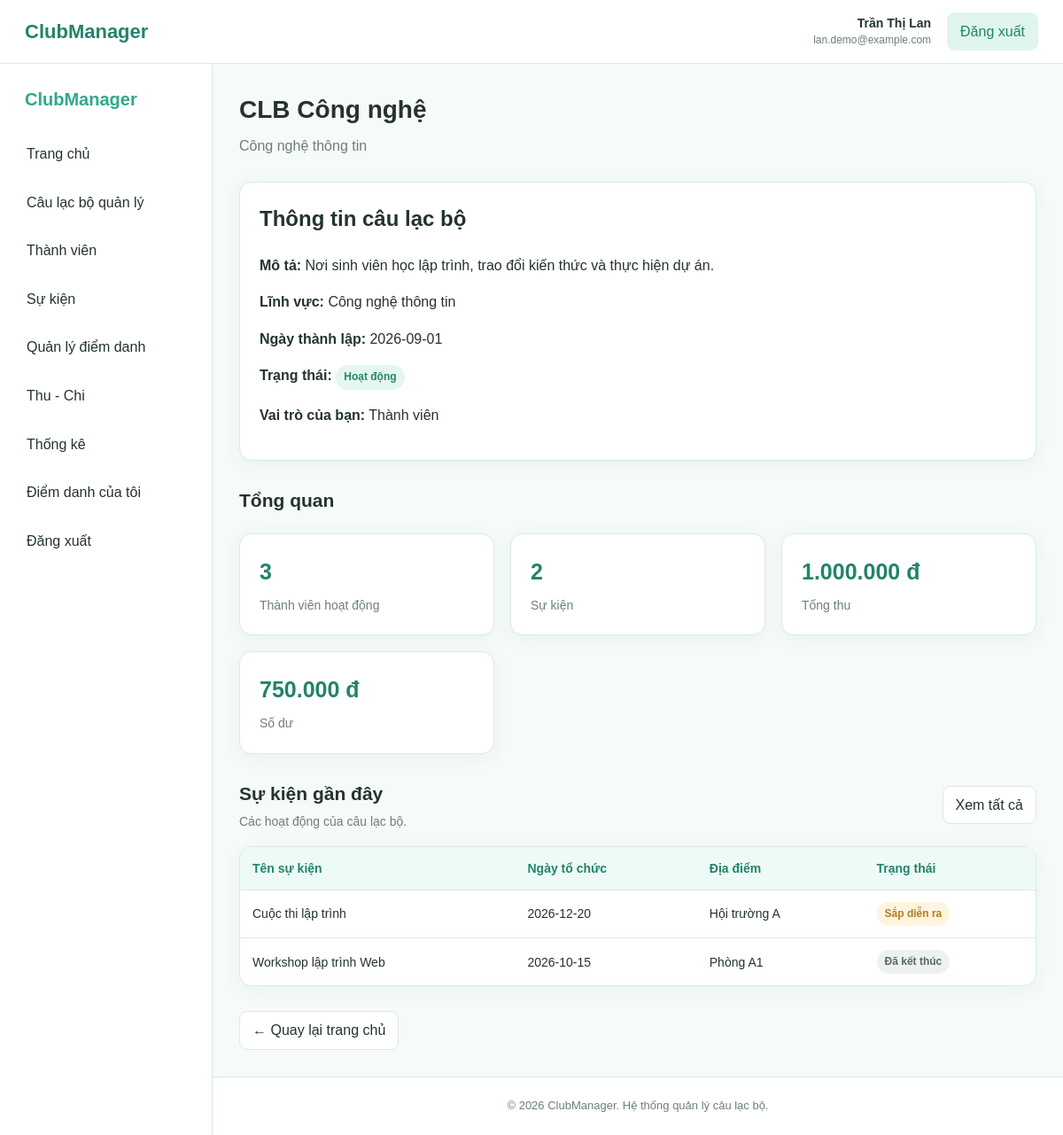
/chi-tiet-clb.php?id=1 (signed in), run on the app's committed database.
### tables this page shows
CREATE TABLE cau_lac_bo (
    id INT AUTO_INCREMENT PRIMARY KEY,

    ten_clb VARCHAR(150)
        NOT NULL,

    mo_ta TEXT,

    linh_vuc VARCHAR(100),

    ngay_thanh_lap DATE,

    trang_thai ENUM(
        'hoat_dong',
        'tam_dung'
    )
    NOT NULL DEFAULT 'hoat_dong',

    nguoi_tao_id INT
        NOT NULL,

    ngay_tao DATETIME
        NOT NULL DEFAULT CURRENT_TIMESTAMP,

    CONSTRAINT fk_clb_nguoi_tao
        FOREIGN KEY (nguoi_tao_id)
        REFERENCES nguoi_dung(id)
        ON UPDATE CASCADE
        ON DELETE RESTRICT
);

CREATE TABLE su_kien (
    id INT AUTO_INCREMENT PRIMARY KEY,

    cau_lac_bo_id INT
        NOT NULL,

    ten_su_kien VARCHAR(150)
        NOT NULL,

    mo_ta TEXT,

    ngay_to_chuc DATE
        NOT NULL,

    gio_bat_dau TIME,

    gio_ket_thuc TIME,

    dia_diem VARCHAR(200),

    trang_thai ENUM(
        'sap_dien_ra',
        'dang_dien_ra',
        'da_ket_thuc'
    )
    NOT NULL DEFAULT 'sap_dien_ra',

    nguoi_tao_id INT
        NOT NULL,

    ngay_tao DATETIME
        NOT NULL DEFAULT CURRENT_TIMESTAMP,

    CONSTRAINT fk_sukien_clb
        FOREIGN KEY (cau_lac_bo_id)
        REFERENCES cau_lac_bo(id)
        ON UPDATE CASCADE
        ON DELETE CASCADE,

    CONSTRAINT fk_sukien_nguoi_tao
        FOREIGN KEY (nguoi_tao_id)
        REFERENCES nguoi_dung(id)
        ON UPDATE CASCADE
        ON DELETE RESTRICT
);

### chi-tiet-clb.php (the view, shortened to what this page needs)
<?php
require_once 'config/database.php';
$userId = $_SESSION['user_id'];
$clbId = (int) ($_GET['id'] ?? 0);
$sqlClb = "
    SELECT DISTINCT
        clb.*,
        CASE
            WHEN clb.nguoi_tao_id = :user_id_1
            THEN 1
            ELSE 0
        END AS la_quan_ly,
        tg.vai_tro AS vai_tro_tham_gia
    FROM cau_lac_bo clb
    LEFT JOIN tham_gia_clb tg
        ON clb.id = tg.cau_lac_bo_id
        AND tg.nguoi_dung_id = :user_id_2
        AND tg.trang_thai = 'hoat_dong'
    WHERE clb.id = :clb_id
      AND (
            clb.nguoi_tao_id = :user_id_3
            OR tg.nguoi_dung_id = :user_id_4
      )
    LIMIT 1
";
$stmtClb = $pdo->prepare($sqlClb);
$stmtClb->execute([
    'user_id_1' => $userId,
    'user_id_2' => $userId,
    'clb_id' => $clbId,
    'user_id_3' => $userId,
    'user_id_4' => $userId
]);
$clb = $stmtClb->fetch();
$laQuanLy = (bool) $clb['la_quan_ly'];
$sqlThanhVien = "
    SELECT COUNT(*)
    FROM tham_gia_clb
    WHERE cau_lac_bo_id = :clb_id
      AND trang_thai = 'hoat_dong'
";
$stmtThanhVien = $pdo->prepare($sqlThanhVien);
$stmtThanhVien->execute([
    'clb_id' => $clbId
]);
$tongThanhVien = (int) $stmtThanhVien->fetchColumn();
$sqlSuKienCount = "
    SELECT COUNT(*)
    FROM su_kien
    WHERE cau_lac_bo_id = :clb_id
";
$stmtSuKienCount = $pdo->prepare($sqlSuKienCount);
$stmtSuKienCount->execute([
    'clb_id' => $clbId
]);
$tongSuKien = (int) $stmtSuKienCount->fetchColumn();
$sqlTaiChinh = "
    SELECT
        COALESCE(
            SUM(
                CASE
                    WHEN loai = 'thu'
                    THEN so_tien
                    ELSE 0
                END
            ),
            0
        ) AS tong_thu,
        COALESCE(
            SUM(
                CASE
                    WHEN loai = 'chi'
                    THEN so_tien
                    ELSE 0
                END
            ),
            0
        ) AS tong_chi
    FROM thu_chi
    WHERE cau_lac_bo_id = :clb_id
";
$stmtTaiChinh = $pdo->prepare($sqlTaiChinh);
$stmtTaiChinh->execute([
    'clb_id' => $clbId
]);
$taiChinh = $stmtTaiChinh->fetch();
$tongThu = (float) ($taiChinh['tong_thu'] ?? 0);
$tongChi = (float) ($taiChinh['tong_chi'] ?? 0);
$soDu = $tongThu - $tongChi;
$sqlSuKien = "
    SELECT *
    FROM su_kien
    WHERE cau_lac_bo_id = :clb_id
    ORDER BY
        ngay_to_chuc DESC,
        gio_bat_dau DESC
    LIMIT 5
";
$stmtSuKien = $pdo->prepare($sqlSuKien);
$stmtSuKien->execute([
    'clb_id' => $clbId
]);
$danhSachSuKien = $stmtSuKien->fetchAll();
?>
<?php require_once 'includes/header.php'; ?>
<div class="app-layout">
    <?php require_once 'includes/sidebar.php'; ?>
    <main class="main-content">
        <section class="page-header">
            <div>
                <h1>
                    <?= htmlspecialchars($clb['ten_clb']) ?>
                </h1>
                <p>
                    <?= htmlspecialchars($clb['linh_vuc']) ?>
                </p>
            </div>
        </section>
        <section class="content-section">
            <div class="card">
                <h2>Thông tin câu lạc bộ</h2>
                <p>
                    <strong>Mô tả:</strong>
                    <?= htmlspecialchars($clb['mo_ta'] ?? '') ?>
                </p>
                <p>
                    <strong>Lĩnh vực:</strong>
                    <?= htmlspecialchars($clb['linh_vuc']) ?>
                </p>
                <p>
                    <strong>Ngày thành lập:</strong>
                    <?php if (!empty($clb['ngay_thanh_lap'])): ?>
                        <?= htmlspecialchars($clb['ngay_thanh_lap']) ?>
                    <?php else: ?>
                        Chưa cập nhật
                    <?php endif; ?>
                </p>
                <p>
                    <strong>Trạng thái:</strong>
                    <?php if ($clb['trang_thai'] === 'hoat_dong'): ?>
                        <span class="badge badge-success">
                            Hoạt động
                        </span>
                    <?php else: ?>
                        <span class="badge badge-warning">
                            Tạm dừng
                        </span>
                    <?php endif; ?>
                </p>
                <?php if (!$laQuanLy): ?>
                    <p>
                        <strong>Vai trò của bạn:</strong>
                        <?php
                        switch ($clb['vai_tro_tham_gia']) {
                            default:
                                echo 'Thành viên';
                                break;
                        }
                        ?>
                    </p>
                <?php endif; ?>
            </div>
        </section>
        <section class="content-section">
            <div class="section-header">
                <h2>Tổng quan</h2>
            </div>
            <div class="dashboard-cards">
                <div class="stat-card">
                    <h3>
                        <?= $tongThanhVien ?>
                    </h3>
                    <p>
                        Thành viên hoạt động
                    </p>
                </div>
                <div class="stat-card">
                    <h3>
                        <?= $tongSuKien ?>
                    </h3>
                    <p>
                        Sự kiện
                    </p>
                </div>
                <div class="stat-card">
                    <h3>
                        <?= number_format(
                            $tongThu,
                            0,
                            ',',
                            '.'
                        ) ?> đ
                    </h3>
                    <p>
                        Tổng thu
                    </p>
                </div>
                <div class="stat-card">
                    <h3>
                        <?= number_format(
                            $soDu,
                            0,
                            ',',
                            '.'
                        ) ?> đ
                    </h3>
                    <p>
                        Số dư
                    </p>
                </div>
            </div>
        </section>
        <section class="content-section">
            <div class="section-header">
                <div>
                    <h2>Sự kiện gần đây</h2>
                    <p>
                        Các hoạt động của câu lạc bộ.
                    </p>
                </div>
                <a
                    href="su-kien.php?clb_id=<?= $clbId ?>"
                    class="btn"
                >
                    Xem tất cả
                </a>
            </div>
            <?php if (!empty($danhSachSuKien)): ?>
                <div class="table-wrapper">
                    <table>
                        <thead>
                            <tr>
                                <th>Tên sự kiện</th>
                                <th>Ngày tổ chức</th>
                                <th>Địa điểm</th>
                                <th>Trạng thái</th>
                            </tr>
                        </thead>
                        <tbody>
                            <?php foreach ($danhSachSuKien as $sk): ?>
                                <tr>
                                    <td>
                                        <?= htmlspecialchars($sk['ten_su_kien']) ?>
                                    </td>
                                    <td>
                                        <?= htmlspecialchars($sk['ngay_to_chuc']) ?>
                                    </td>
                                    <td>
                                        <?= htmlspecialchars($sk['dia_diem'] ?? '') ?>
                                    </td>
                                    <td>
                                        <?php if ($sk['trang_thai'] === 'sap_dien_ra'): ?>
                                            <span class="badge badge-warning">
                                                Sắp diễn ra
                                            </span>
                                        <?php elseif ($sk['trang_thai'] === 'dang_dien_ra'): ?>
                                            <span class="badge badge-success">
                                                Đang diễn ra
                                            </span>
                                        <?php else: ?>
                                            <span class="badge">
                                                Đã kết thúc
                                            </span>
                                        <?php endif; ?>
                                    </td>
                                </tr>
                            <?php endforeach; ?>
                        </tbody>
                    </table>
                </div>
            <?php endif; ?>
        </section>
        <section class="content-section">
            <a
                href="index.php"
                class="btn"
            >
                ← Quay lại trang chủ
            </a>
        </section>
    </main>
</div>
<?php require_once 'includes/footer.php'; ?>

### css/style.css (style rules this page uses)
:root { --primary: #2fa889; --primary-dark: #23836b; --primary-light: #dff5ee; --primary-soft: #eefaf6; --white: #ffffff; --background: #f6faf9; --text: #24332f; --text-light: #6d7f79; --border: #dce9e4; --success: #278563; --success-bg: #e4f6ef; --warning: #b57b22; --warning-bg: #fff4df; --danger: #c85353; --danger-bg: #fdeaea; --shadow: 0 4px 18px rgba(47, 168, 137, 0.08); --radius: 14px; --topbar-height: 72px; --sidebar-width: 240px; }
* { box-sizing: border-box; }
html { margin: 0; padding: 0; width: 100%; scroll-behavior: smooth; }
body { margin: 0; padding: 0; width: 100%; min-height: 100vh; font-family: Arial, Helvetica, sans-serif; background: var(--background); color: var(--text); line-height: 1.6; }
a { color: inherit; text-decoration: none; }
.app-layout { display: block; width: 100%; max-width: none; min-height: 100vh; padding-top: var(--topbar-height); }
.main-content { display: block; width: calc(100% - var(--sidebar-width)); max-width: none; min-width: 0; min-height: calc(100vh - var(--topbar-height)); margin-left: var(--sidebar-width); margin-right: 0; padding: 30px; }
.page-header { display: flex; align-items: center; justify-content: space-between; width: 100%; gap: 20px; margin-bottom: 24px; }
.page-header > div { min-width: 0; }
.page-header h1 { margin: 0 0 5px; font-size: 28px; color: var(--text); }
.page-header p { margin: 0; color: var(--text-light); }
.content-section { width: 100%; margin-top: 28px; }
.section-header { display: flex; align-items: center; justify-content: space-between; width: 100%; gap: 20px; margin-bottom: 16px; }
.section-header h2 { margin: 0 0 4px; font-size: 21px; }
.section-header p { margin: 0; color: var(--text-light); font-size: 14px; }
.btn { display: inline-flex; align-items: center; justify-content: center; min-height: 38px; padding: 8px 14px; border: 1px solid var(--border); border-radius: 9px; background: var(--white); color: var(--text); cursor: pointer; transition: 0.2s; white-space: nowrap; }
.card { width: 100%; background: var(--white); border: 1px solid var(--border); border-radius: var(--radius); padding: 22px; box-shadow: var(--shadow); }
.card h2, .card h3 { margin-top: 0; }
.dashboard-cards { display: grid; width: 100%; grid-template-columns: repeat(3, minmax(0, 1fr)); gap: 18px; margin-bottom: 24px; }
.stat-card { min-width: 0; background: var(--white); border: 1px solid var(--border); border-radius: var(--radius); padding: 22px; box-shadow: var(--shadow); }
.stat-card h3 { margin: 0 0 7px; color: var(--primary-dark); font-size: 25px; word-break: break-word; }
.stat-card p { margin: 0; color: var(--text-light); font-size: 14px; }
.table-wrapper { width: 100%; max-width: 100%; overflow-x: auto; background: var(--white); border: 1px solid var(--border); border-radius: var(--radius); box-shadow: var(--shadow); }
table { width: 100%; min-width: 760px; border-collapse: collapse; }
thead { background: var(--primary-soft); }
th, td { padding: 13px 14px; border-bottom: 1px solid var(--border); text-align: left; vertical-align: middle; font-size: 14px; }
th { color: var(--primary-dark); font-weight: 700; white-space: nowrap; }
tbody tr:last-child td { border-bottom: none; }
.badge { display: inline-block; padding: 4px 9px; border-radius: 999px; background: #edf2f0; color: #596862; font-size: 12px; font-weight: 600; white-space: nowrap; }
.badge-success { background: var(--success-bg); color: var(--success); }
.badge-warning { background: var(--warning-bg); color: var(--warning); }
@media (min-width: 769px) { body { min-width: 769px; } }
@media (min-width: 769px) { .app-layout { display: block !important; width: 100% !important; max-width: none !important; } }
@media (min-width: 769px) { .main-content { display: block !important; width: calc(100% - var(--sidebar-width)) !important; max-width: none !important; margin-left: var(--sidebar-width) !important; margin-right: 0 !important; padding: 30px !important; } }
@media (min-width: 769px) { .page-header, .content-section, .section-header, .dashboard-cards, .card-grid, .table-wrapper { max-width: none !important; } }

### data on the page
cau_lac_bo: ten_clb "CLB Công nghệ", linh_vuc "Công nghệ thông tin", mo_ta "Nơi sinh viên học lập trình, trao đổi kiến thức và thực hiện dự án.", ngay_thanh_lap "2026-09-01"
su_kien: ten_su_kien "Cuộc thi lập trình", ngay_to_chuc "2026-12-20", dia_diem "Hội trường A", trang_thai "Sắp diễn ra"
su_kien: ten_su_kien "Workshop lập trình Web", ngay_to_chuc "2026-10-15", dia_diem "Phòng A1", trang_thai "Đã kết thúc"

### other printed values
$userName "Trần Thị Lan"
$userEmail "lan.demo@example.com"
$tongThanhVien "3"
$tongSuKien "2"
$tongThu "1.000.000"
$soDu "750.000"
